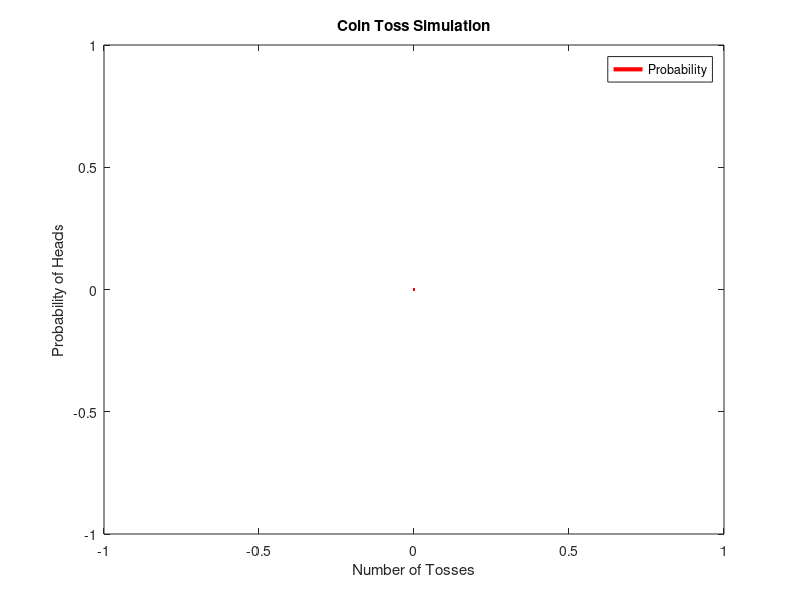

Here is the MATLAB script that generated this plot: (Note: this script raises an error after producing the figure.)
%Coin Toss Simulation Real-time Plot



%i = 1;
headsCount=0;
tossNumber = 0;
plot(tossNumber,headsCount,"color", "red", "linewidth", 3);
title("Coin Toss Simulation");
legend('Probability');
xlabel("Number of Tosses");
ylabel("Probability of Heads");
while tossNumber != 10000
  hold on;
  headsCount = headsCount + coinToss;
  tossNumber = tossNumber + 1;
  plot(tossNumber,headsCount/tossNumber,"color", "red", "linewidth", 10);
  drawnow();
  end
prob = headsCount / (tossNumber-1);
